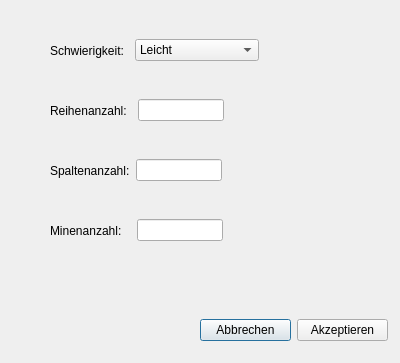
<?xml version="1.0" encoding="UTF-8"?>
<ui version="4.0">
 <class>Einstellungen</class>
 <widget class="QDialog" name="Einstellungen">
  <property name="geometry">
   <rect>
    <x>0</x>
    <y>0</y>
    <width>400</width>
    <height>363</height>
   </rect>
  </property>
  <property name="windowTitle">
   <string>Dialog</string>
  </property>
  <widget class="QWidget" name="layoutWidget">
   <property name="geometry">
    <rect>
     <x>50</x>
     <y>30</y>
     <width>278</width>
     <height>41</height>
    </rect>
   </property>
   <layout class="QHBoxLayout" name="horizontalLayout_4">
    <item>
     <widget class="QLabel" name="label">
      <property name="text">
       <string>Schwierigkeit:</string>
      </property>
     </widget>
    </item>
    <item>
     <spacer name="verticalSpacer_4">
      <property name="orientation">
       <enum>Qt::Vertical</enum>
      </property>
      <property name="sizeHint" stdset="0">
       <size>
        <width>5</width>
        <height>40</height>
       </size>
      </property>
     </spacer>
    </item>
    <item>
     <widget class="QComboBox" name="schwierigkeit_comboBox">
      <property name="enabled">
       <bool>true</bool>
      </property>
      <item>
       <property name="text">
        <string>Leicht</string>
       </property>
      </item>
      <item>
       <property name="text">
        <string>Mittel</string>
       </property>
      </item>
      <item>
       <property name="text">
        <string>Schwer</string>
       </property>
      </item>
      <item>
       <property name="text">
        <string>Benutzerdefiniert</string>
       </property>
      </item>
     </widget>
    </item>
    <item>
     <spacer name="horizontalSpacer">
      <property name="orientation">
       <enum>Qt::Horizontal</enum>
      </property>
      <property name="sizeHint" stdset="0">
       <size>
        <width>40</width>
        <height>20</height>
       </size>
      </property>
     </spacer>
    </item>
   </layout>
  </widget>
  <widget class="QWidget" name="layoutWidget_2">
   <property name="geometry">
    <rect>
     <x>50</x>
     <y>90</y>
     <width>278</width>
     <height>41</height>
    </rect>
   </property>
   <layout class="QHBoxLayout" name="horizontalLayout_5">
    <item>
     <widget class="QLabel" name="label_2">
      <property name="sizePolicy">
       <sizepolicy hsizetype="Preferred" vsizetype="Preferred">
        <horstretch>0</horstretch>
        <verstretch>0</verstretch>
       </sizepolicy>
      </property>
      <property name="maximumSize">
       <size>
        <width>100</width>
        <height>16777215</height>
       </size>
      </property>
      <property name="text">
       <string>Reihenanzahl:</string>
      </property>
     </widget>
    </item>
    <item>
     <spacer name="verticalSpacer_3">
      <property name="orientation">
       <enum>Qt::Vertical</enum>
      </property>
      <property name="sizeHint" stdset="0">
       <size>
        <width>5</width>
        <height>40</height>
       </size>
      </property>
     </spacer>
    </item>
    <item>
     <widget class="QLineEdit" name="reihenanzahl_edit">
      <property name="sizePolicy">
       <sizepolicy hsizetype="Fixed" vsizetype="Fixed">
        <horstretch>0</horstretch>
        <verstretch>0</verstretch>
       </sizepolicy>
      </property>
      <property name="maximumSize">
       <size>
        <width>86</width>
        <height>16777215</height>
       </size>
      </property>
     </widget>
    </item>
    <item>
     <spacer name="horizontalSpacer_2">
      <property name="orientation">
       <enum>Qt::Horizontal</enum>
      </property>
      <property name="sizeHint" stdset="0">
       <size>
        <width>40</width>
        <height>20</height>
       </size>
      </property>
     </spacer>
    </item>
   </layout>
  </widget>
  <widget class="QWidget" name="layoutWidget_3">
   <property name="geometry">
    <rect>
     <x>50</x>
     <y>150</y>
     <width>278</width>
     <height>41</height>
    </rect>
   </property>
   <layout class="QHBoxLayout" name="horizontalLayout_6">
    <item>
     <widget class="QLabel" name="label_3">
      <property name="text">
       <string>Spaltenanzahl:</string>
      </property>
     </widget>
    </item>
    <item>
     <spacer name="verticalSpacer">
      <property name="orientation">
       <enum>Qt::Vertical</enum>
      </property>
      <property name="sizeHint" stdset="0">
       <size>
        <width>0</width>
        <height>40</height>
       </size>
      </property>
     </spacer>
    </item>
    <item>
     <widget class="QLineEdit" name="spaltenanzahl_edit">
      <property name="sizePolicy">
       <sizepolicy hsizetype="Fixed" vsizetype="Fixed">
        <horstretch>0</horstretch>
        <verstretch>0</verstretch>
       </sizepolicy>
      </property>
      <property name="maximumSize">
       <size>
        <width>86</width>
        <height>16777215</height>
       </size>
      </property>
     </widget>
    </item>
    <item>
     <spacer name="horizontalSpacer_3">
      <property name="orientation">
       <enum>Qt::Horizontal</enum>
      </property>
      <property name="sizeHint" stdset="0">
       <size>
        <width>40</width>
        <height>20</height>
       </size>
      </property>
     </spacer>
    </item>
   </layout>
  </widget>
  <widget class="QWidget" name="layoutWidget_4">
   <property name="geometry">
    <rect>
     <x>50</x>
     <y>210</y>
     <width>278</width>
     <height>41</height>
    </rect>
   </property>
   <layout class="QHBoxLayout" name="horizontalLayout_7">
    <item>
     <widget class="QLabel" name="label_4">
      <property name="sizePolicy">
       <sizepolicy hsizetype="Maximum" vsizetype="Preferred">
        <horstretch>0</horstretch>
        <verstretch>0</verstretch>
       </sizepolicy>
      </property>
      <property name="maximumSize">
       <size>
        <width>100</width>
        <height>16777215</height>
       </size>
      </property>
      <property name="text">
       <string>Minenanzahl:</string>
      </property>
     </widget>
    </item>
    <item>
     <spacer name="verticalSpacer_2">
      <property name="orientation">
       <enum>Qt::Vertical</enum>
      </property>
      <property name="sizeHint" stdset="0">
       <size>
        <width>9</width>
        <height>40</height>
       </size>
      </property>
     </spacer>
    </item>
    <item>
     <widget class="QLineEdit" name="minenanzahl_edit">
      <property name="sizePolicy">
       <sizepolicy hsizetype="Fixed" vsizetype="Fixed">
        <horstretch>0</horstretch>
        <verstretch>0</verstretch>
       </sizepolicy>
      </property>
      <property name="maximumSize">
       <size>
        <width>86</width>
        <height>16777215</height>
       </size>
      </property>
     </widget>
    </item>
    <item>
     <spacer name="horizontalSpacer_4">
      <property name="orientation">
       <enum>Qt::Horizontal</enum>
      </property>
      <property name="sizeHint" stdset="0">
       <size>
        <width>40</width>
        <height>20</height>
       </size>
      </property>
     </spacer>
    </item>
   </layout>
  </widget>
  <widget class="QWidget" name="horizontalLayoutWidget">
   <property name="geometry">
    <rect>
     <x>200</x>
     <y>290</y>
     <width>188</width>
     <height>80</height>
    </rect>
   </property>
   <layout class="QHBoxLayout" name="horizontalLayout">
    <item>
     <widget class="QPushButton" name="abbrechen_button">
      <property name="text">
       <string>Abbrechen</string>
      </property>
     </widget>
    </item>
    <item>
     <widget class="QPushButton" name="akzeptieren_button">
      <property name="text">
       <string>Akzeptieren</string>
      </property>
     </widget>
    </item>
   </layout>
  </widget>
 </widget>
 <resources/>
 <connections/>
</ui>
